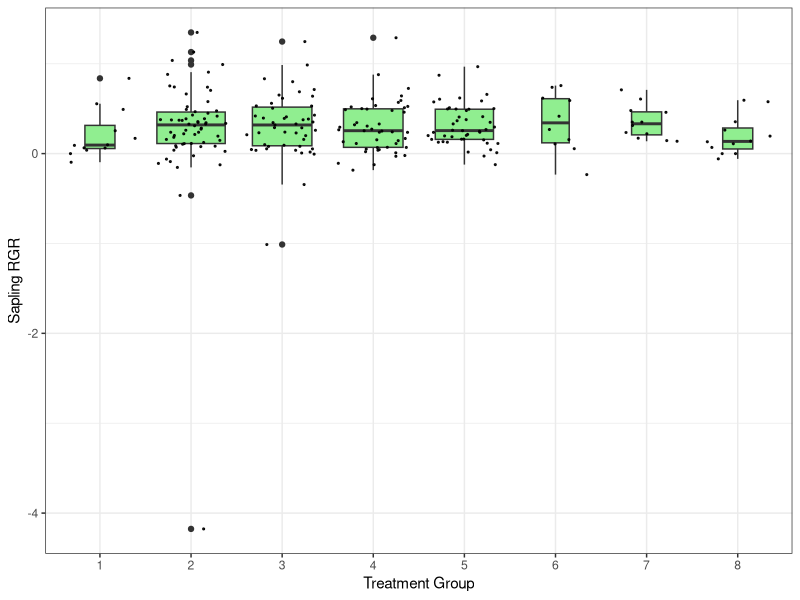
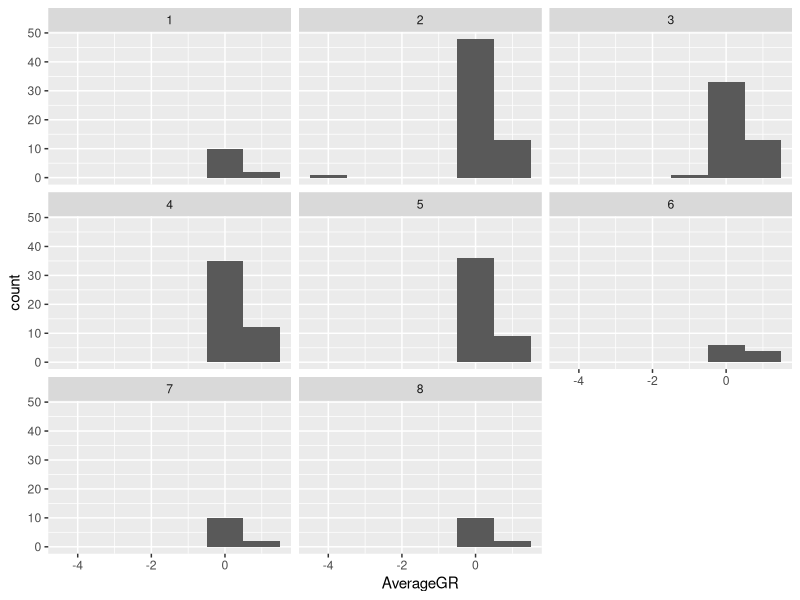
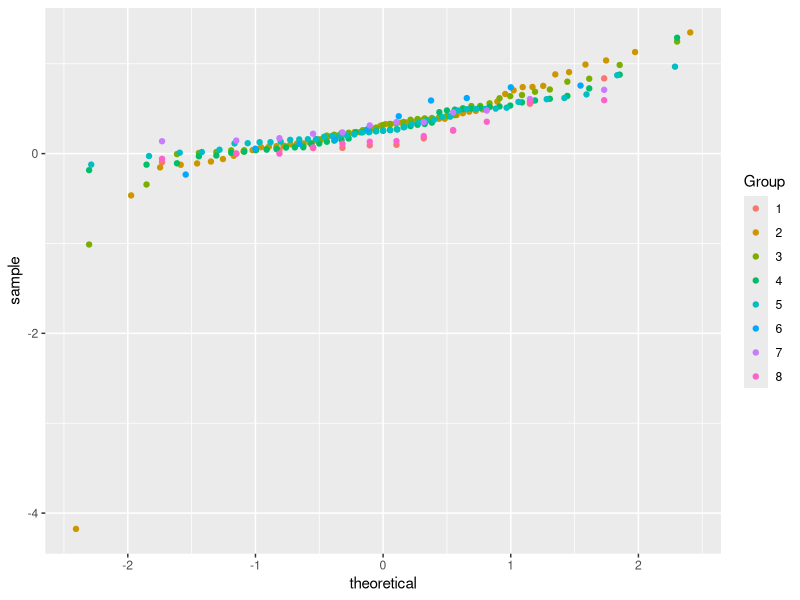

Write the R code that produced these figures, in order.
#### Relative Growth Rate for each plant by treatment group v2####


# Before anything else, verify that your environment is totally clear.
# This is important, because old objects can foul up the works
# Clean up the working environment
rm(list = ls())

# Verify working directory, should be ~/Documents/Analyses/lastname_first
getwd()

# Load tidyverse
library("tidyverse")
# Check for updates
tidyverse_update()

#### Cleaning up the data ####

#### Growth Rate ####
library(readr)
Height <- read_csv("Shadehouse/Height Experiment 1 Clean.csv")

# simplifying the experiment 1 treatment group name to Group and Mass_g to Mass
colnames(Height)[4:4] <- c("Group") ## Renaming the columns
Height$Group <- as.factor(Height$Group)

Height$Height1 <- as.numeric(Height$Height1)
Height$Height2 <- as.numeric(Height$Height2)
Height$Height3 <- as.numeric(Height$Height3)
Height$Height4 <- as.numeric(Height$Height4)
Height$Height5 <- as.numeric(Height$Height5)
Height$Height6 <- as.numeric(Height$Height6)
Height$Height7 <- as.numeric(Height$Height7)

# Remove rows with seedlings in treatment group 2
Height<-Height[-610, ]
Height<-Height[-82, ]

# clean up notes
Height$Notes2[Height$Notes2 == "dead, fell out"] <- "dead"
Height$Notes3[Height$Notes3 == "dead, fell out"] <- "dead"
Height$Notes4[Height$Notes4 == "dead, fell out"] <- "dead"
Height$Notes5[Height$Notes5 == "dead, fell out"] <- "dead"
Height$Notes6[Height$Notes6 == "dead, fell out"] <- "dead"
Height$Notes7[Height$Notes7 == "dead, fell out"] <- "dead"

Height$Notes2[Height$Notes2 == "dead, pulled out"] <- "dead"
Height$Notes3[Height$Notes3 == "dead, pulled out"] <- "dead"
Height$Notes4[Height$Notes4 == "dead, pulled out"] <- "dead"
Height$Notes5[Height$Notes5 == "dead, pulled out"] <- "dead"
Height$Notes6[Height$Notes6 == "dead, pulled out"] <- "dead"
Height$Notes7[Height$Notes7 == "dead, pulled out"] <- "dead"

Height$Notes2[Height$Notes2 == "dead, broken"] <- "dead"
Height$Notes3[Height$Notes3 == "dead, broken"] <- "dead"
Height$Notes4[Height$Notes4 == "dead, broken"] <- "dead"
Height$Notes5[Height$Notes5 == "dead, broken"] <- "dead"
Height$Notes6[Height$Notes6 == "dead, broken"] <- "dead"
Height$Notes7[Height$Notes7 == "dead, broken"] <- "dead"

Height$Notes2[Height$Notes2 == "dead and broken"] <- "dead"
Height$Notes3[Height$Notes3 == "dead and broken"] <- "dead"
Height$Notes4[Height$Notes4 == "dead and broken"] <- "dead"
Height$Notes5[Height$Notes5 == "dead and broken"] <- "dead"
Height$Notes6[Height$Notes6 == "dead and broken"] <- "dead"
Height$Notes7[Height$Notes7 == "dead and broken"] <- "dead"


# Remove height measurements if notes = dead for first GR

Height <- Height %>%
  mutate(GR1 = if_else(is.na(Notes2) | Notes2 != "dead", log(Height2) - log(Height1), NA_real_))
Height <- Height %>%
  mutate(GR2 = if_else(is.na(Notes3) | Notes3 != "dead", log(Height3) - log(Height2), NA_real_))
Height <- Height %>%
  mutate(GR3 = if_else(is.na(Notes4) | Notes4 != "dead", log(Height4) - log(Height3), NA_real_))
Height <- Height %>%
  mutate(GR4 = if_else(is.na(Notes5) | Notes5 != "dead", log(Height5) - log(Height4), NA_real_))
Height <- Height %>%
  mutate(GR5 = if_else(is.na(Notes6) | Notes6 != "dead", log(Height6) - log(Height5), NA_real_))
Height <- Height %>%
  mutate(GR6 = if_else(is.na(Notes7) | Notes7 != "dead", log(Height7) - log(Height6), NA_real_))


# Calculate average growth rate for each plant
Height$AverageGR <- rowMeans(Height[, 26:31], na.rm = TRUE)
Height$AverageGR <- Height$AverageGR * 10

# Clean up empty rows
library(dplyr)

Height <- Height %>% 
  filter(!is.na(AverageGR))

Height <- Height %>% 
  filter(!is.na(Group))

view(Height)

#### Let's look at Sapling height ####
SaplingH <- Height[Height$Plant == "ManukaSapling", ]

ggplot(SaplingH,aes(x = Group, y = AverageGR))+
  geom_boxplot(fill = "lightgreen", varwidth = TRUE) +
  geom_jitter(color="black", size=0.4, alpha=0.9) +
  ylab("Sapling RGR") + xlab("Treatment Group") +  
  theme_bw() 
ggplot(SaplingH) +
  geom_histogram(aes(AverageGR), binwidth = 1)+
  facet_wrap(~Group)
ggplot(SaplingH)+
  geom_qq(aes(sample = AverageGR, color = Group))

# Check for homogeneous variance
summ_SaplingH <- SaplingH %>%
  group_by(Group) %>% 
  summarise(mean_AverageGR = mean(AverageGR),
            sd_AverageGR = sd(AverageGR),
            n_AverageGR = n())
ratio <-(max(summ_SaplingH$sd_AverageGR))/(min(summ_SaplingH$sd_AverageGR))
print(ratio)

# ratio > 3
# Use kruskal-wallis
kruskal.test(AverageGR ~ Group, data = SaplingH)
